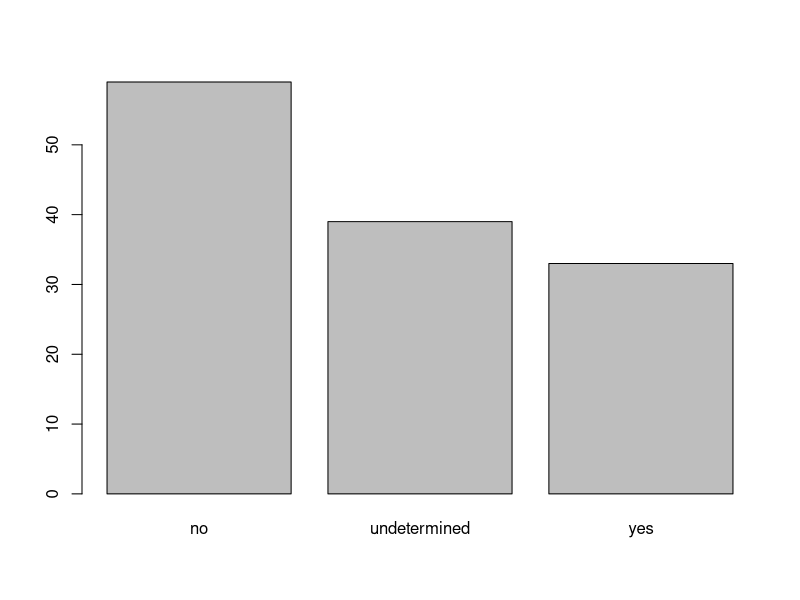
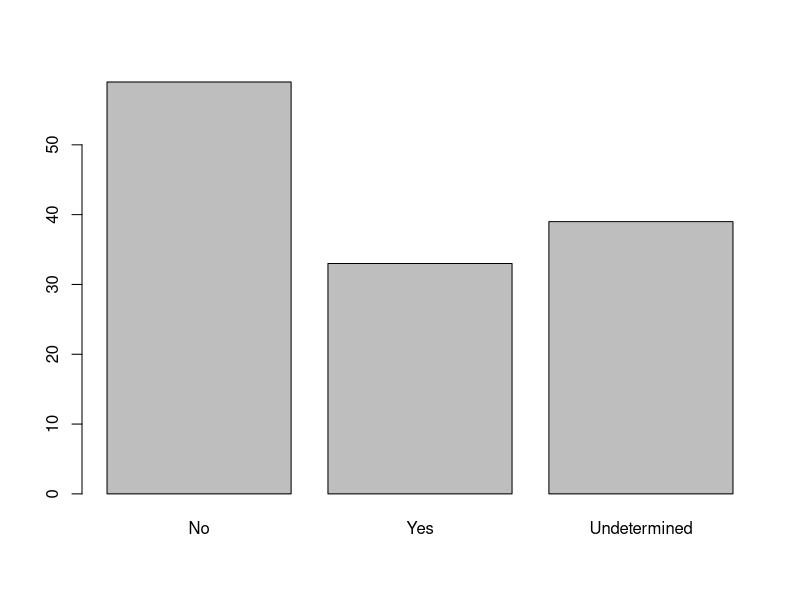

Here is the R script that generated these plots, in order: (Note: this script raises an error after producing the figures.)
## working through the carpentries social science workshop
## load packages and data
library(tidyverse)
library(here)

safi <- read_csv("./social science/Data/SAFI_clean.csv", na="NULL") 

# subset row 100
safi_100 <- safi[100,]

# number of rows
nrow(safi)

# last row
safi_131 <- safi[131,]

# tail
tail(safi)

# middle
safi_middle <- median(nrow(safi))
safi_middle
# create new data frame of members assoc.
memb_assoc <- safi$memb_assoc
memb_assoc[is.na(memb_assoc)] <- "undetermined"
memb_assoc <- as.factor(memb_assoc)
plot(memb_assoc)
memb_assoc <- fct_recode(memb_assoc, No = "no", Yes = "yes", Undetermined = "undetermined")
memb_assoc <- factor(memb_assoc, levels=c("No", "Yes", "Undetermined"))
plot(memb_assoc)

# dplyr
int <- safi %>% filter(memb_assoc == "yes")
int_col <- int %>% select(affect_conflicts, liv_count, no_meals)

int  %>% count(no_meals)


safi$total_meals <- safi$no_membrs*safi$no_meals
vil <- select(safi, village, total_meals)
vil_final <- vil  %>% filter(total_meals >20)


safi  %>%  
    group_by(village)  %>% 
    summarize(mean_no_membrs = mean(no_membrs))

foods
